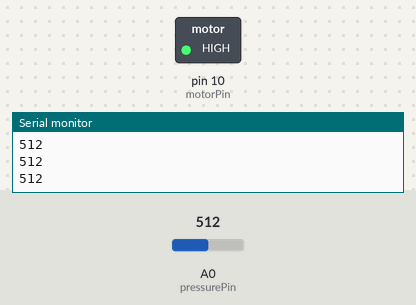
This sketch was run on a simulated Arduino Uno, built with avr-gcc and run on an emulated ATmega328P. Shown: switched loads named in the sketch (green lamp = pin HIGH), the last lines printed to the serial monitor. The test bench sets the inputs (shaded band); at power-on: A0 (pressurePin) = 512.

Above: at 1.2 s.
1.3 s: A0 (pressurePin) set to 408
2.8 s: A0 (pressurePin) set to 382
At 3.5 s:
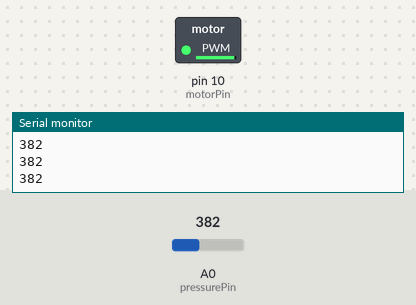
4.3 s: A0 (pressurePin) set to 122
At 4.6 s:
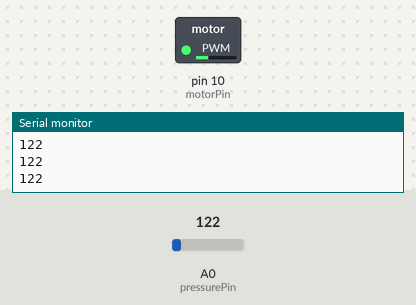
5.8 s: A0 (pressurePin) set to 0
At 6.9 s:
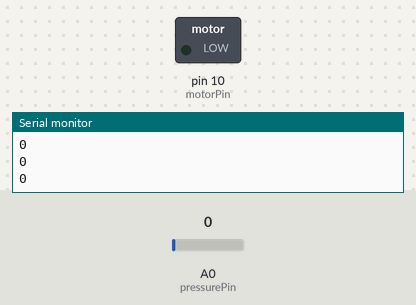
Timing chart, 0 to 8.3 s (numbered marks = the images above; inputs shaded):
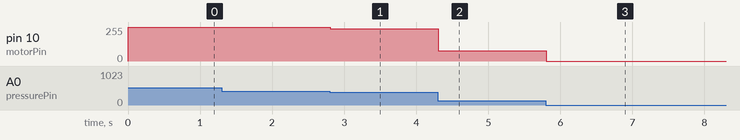

Measured:
- after the input at 2.8 s, pin 10 (motorPin): 255/255 → 243/255 at once
- after the input at 4.3 s, pin 10 (motorPin): 243/255 → 77/255 at once
- after the input at 5.8 s, pin 10 (motorPin): 77/255 → 0/255 at once

The sketch:

NathanPressureSensorMotor.ino
```cpp
int motorPin = 10;
int pressurePin = 0;
int calibrationVal = 400;
void setup()
{
 pinMode(motorPin, OUTPUT);
 Serial.begin(9600);
}


void loop()
{
  int val = analogRead(pressurePin);
  Serial.println(val);
  val = constrain(val, 0, calibrationVal);
  val = map(val, 0, calibrationVal, 0, 255);
  analogWrite(motorPin, val);
}
```
